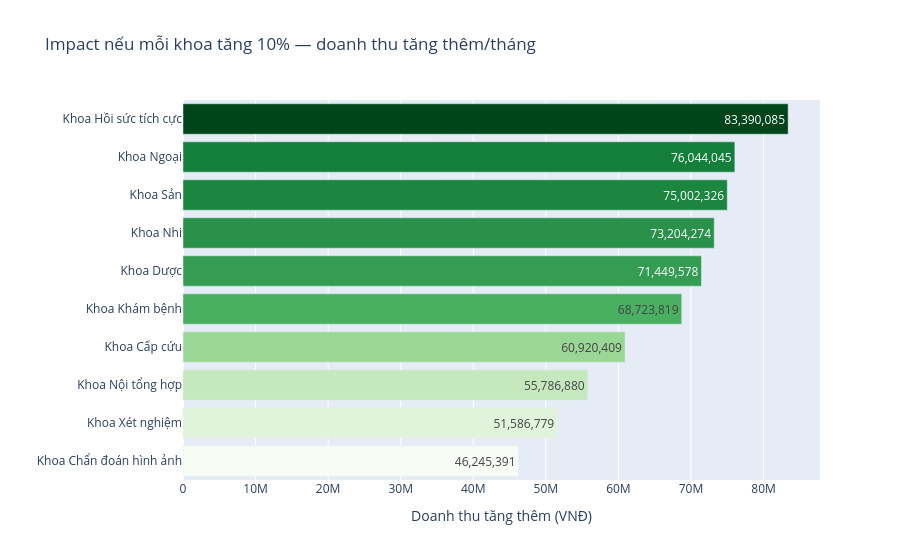

The notebook cell saved with this chart:
### Code cell
# Impact chart: nếu 1 khoa tăng 10%, tổng viện tăng bao nhiêu?
fig = px.bar(
    dept_sorted,
    x="impact_plus10", y="TEN_KHOAPHONG",
    orientation="h",
    title="Impact nếu mỗi khoa tăng 10% — doanh thu tăng thêm/tháng",
    labels={"impact_plus10": "Doanh thu tăng thêm (VNĐ)", "TEN_KHOAPHONG": ""},
    color="impact_plus10",
    color_continuous_scale="Greens",
    text_auto=",.0f",
)
fig.update_layout(coloraxis_showscale=False)
fig.show()

### Figure 1 — Plotly figure (JSON) as saved in the notebook; plotly's stock layout.template omitted (floating-point values rounded to 4 significant figures)
{"data": [{"hovertemplate": "Doanh thu tăng thêm (VNĐ)=%{marker.color}<br>=%{y}<extra></extra>", "legendgroup": "", "marker": {"color": [46250000.0, 51590000.0, 55790000.0, 60920000.0, 68720000.0, 71450000.0, 73200000.0, 75000000.0, 76040000.0, 83390000.0], "coloraxis": "coloraxis", "pattern": {"shape": ""}}, "name": "", "orientation": "h", "showlegend": false, "textposition": "auto", "texttemplate": "%{x:,.0f}", "type": "bar", "x": [46250000.0, 51590000.0, 55790000.0, 60920000.0, 68720000.0, 71450000.0, 73200000.0, 75000000.0, 76040000.0, 83390000.0], "xaxis": "x", "y": ["Khoa Chẩn đoán hình ảnh", "Khoa Xét nghiệm", "Khoa Nội tổng hợp", "Khoa Cấp cứu", "Khoa Khám bệnh", "Khoa Dược", "Khoa Nhi", "Khoa Sản", "Khoa Ngoại", "Khoa Hồi sức tích cực"], "yaxis": "y"}], "layout": {"barmode": "relative", "coloraxis": {"colorbar": {"title": {"text": "Doanh thu tăng thêm (VNĐ)"}}, "colorscale": [[0, "rgb(247,252,245)"], [0.125, "rgb(229,245,224)"], [0.25, "rgb(199,233,192)"], [0.375, "rgb(161,217,155)"], [0.5, "rgb(116,196,118)"], [0.625, "rgb(65,171,93)"], [0.75, "rgb(35,139,69)"], [0.875, "rgb(0,109,44)"], [1, "rgb(0,68,27)"]], "showscale": false}, "legend": {"tracegroupgap": 0}, "title": {"text": "Impact nếu mỗi khoa tăng 10% — doanh thu tăng thêm/tháng"}, "xaxis": {"anchor": "y", "domain": [0, 1], "title": {"text": "Doanh thu tăng thêm (VNĐ)"}}, "yaxis": {"anchor": "x", "domain": [0, 1], "title": {"text": ""}}}}
